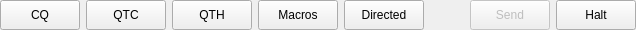
      <widget class="QWidget" name="macroHorizonalWidget" native="true">
       <property name="sizePolicy">
        <sizepolicy hsizetype="Preferred" vsizetype="Fixed">
         <horstretch>0</horstretch>
         <verstretch>0</verstretch>
        </sizepolicy>
       </property>
       <property name="minimumSize">
        <size>
         <width>0</width>
         <height>30</height>
        </size>
       </property>
       <property name="maximumSize">
        <size>
         <width>16777215</width>
         <height>30</height>
        </size>
       </property>
       <layout class="QGridLayout" name="gridLayout">
        <property name="leftMargin">
         <number>0</number>
        </property>
        <property name="topMargin">
         <number>0</number>
        </property>
        <property name="rightMargin">
         <number>0</number>
        </property>
        <property name="bottomMargin">
         <number>0</number>
        </property>
        <item row="1" column="10">
         <spacer name="horizontalSpacer_5">
          <property name="orientation">
           <enum>Qt::Horizontal</enum>
          </property>
          <property name="sizeType">
           <enum>QSizePolicy::Fixed</enum>
          </property>
          <property name="sizeHint" stdset="0">
           <size>
            <width>40</width>
            <height>20</height>
           </size>
          </property>
         </spacer>
        </item>
        <item row="1" column="4">
         <widget class="QPushButton" name="qthMacroButton">
          <property name="visible">
           <bool>false</bool>
          </property>
          <property name="minimumSize">
           <size>
            <width>0</width>
            <height>30</height>
           </size>
          </property>
          <property name="toolTip">
           <string>&lt;html&gt;&lt;head/&gt;&lt;body&gt;&lt;p&gt;Send your station location message&lt;/p&gt;&lt;/body&gt;&lt;/html&gt;</string>
          </property>
          <property name="text">
           <string>QTH</string>
          </property>
         </widget>
        </item>
        <item row="1" column="0">
         <widget class="QPushButton" name="cqMacroButton">
          <property name="minimumSize">
           <size>
            <width>0</width>
            <height>30</height>
           </size>
          </property>
          <property name="toolTip">
           <string>&lt;html&gt;&lt;head/&gt;&lt;body&gt;&lt;p&gt;Send a CQ message&lt;/p&gt;&lt;/body&gt;&lt;/html&gt;</string>
          </property>
          <property name="text">
           <string>CQ</string>
          </property>
          <property name="flat">
           <bool>false</bool>
          </property>
         </widget>
        </item>
        <item row="1" column="12">
         <widget class="QPushButton" name="stopTxButton">
          <property name="minimumSize">
           <size>
            <width>0</width>
            <height>30</height>
           </size>
          </property>
          <property name="toolTip">
           <string>&lt;html&gt;&lt;head/&gt;&lt;body&gt;&lt;p&gt;Stop transmitting&lt;/p&gt;&lt;/body&gt;&lt;/html&gt;</string>
          </property>
          <property name="text">
           <string>Halt</string>
          </property>
         </widget>
        </item>
        <item row="1" column="2">
         <widget class="QPushButton" name="qtcMacroButton">
          <property name="visible">
            <bool>false</bool>
          </property>
          <property name="minimumSize">
           <size>
            <width>0</width>
            <height>30</height>
           </size>
          </property>
          <property name="toolTip">
           <string>&lt;html&gt;&lt;head/&gt;&lt;body&gt;&lt;p&gt;Send your station message&lt;/p&gt;&lt;/body&gt;&lt;/html&gt;</string>
          </property>
          <property name="text">
           <string>QTC</string>
          </property>
         </widget>
        </item>
        <item row="1" column="8">
         <widget class="QPushButton" name="macrosMacroButton">
          <property name="minimumSize">
           <size>
            <width>0</width>
            <height>30</height>
           </size>
          </property>
          <property name="toolTip">
           <string>&lt;html&gt;&lt;head/&gt;&lt;body&gt;&lt;p&gt;Send a macro&lt;/p&gt;&lt;/body&gt;&lt;/html&gt;</string>
          </property>
          <property name="text">
           <string>Macros</string>
          </property>
         </widget>
        </item>
        <item row="1" column="11">
         <widget class="QPushButton" name="startTxButton">
          <property name="enabled">
           <bool>false</bool>
          </property>
          <property name="minimumSize">
           <size>
            <width>0</width>
            <height>30</height>
           </size>
          </property>
          <property name="toolTip">
           <string>&lt;html&gt;&lt;head/&gt;&lt;body&gt;&lt;p&gt;Start transmitting&lt;/p&gt;&lt;/body&gt;&lt;/html&gt;</string>
          </property>
          <property name="styleSheet">
           <string notr="true">QPushButton:checked {
background-color: #00ff00;
}
QPushButton[transmitting=&quot;true&quot;]{
background:yellow;
}</string>
          </property>
          <property name="text">
           <string>Send</string>
          </property>
          <property name="checkable">
           <bool>true</bool>
          </property>
         </widget>
        </item>
        <item row="1" column="9">
         <widget class="QPushButton" name="queryButton">
          <property name="minimumSize">
           <size>
            <width>0</width>
            <height>30</height>
           </size>
          </property>
          <property name="toolTip">
           <string>&lt;html&gt;&lt;head/&gt;&lt;body&gt;&lt;p&gt;Send a directed message to another station&lt;/p&gt;&lt;/body&gt;&lt;/html&gt;</string>
          </property>
          <property name="text">
           <string>Directed</string>
          </property>
         </widget>
        </item>
       </layout>
      </widget>
